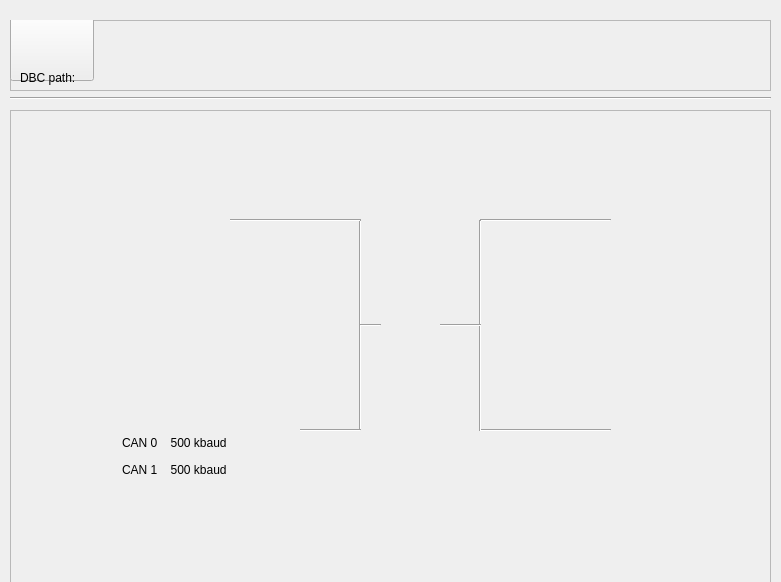
<?xml version="1.0" encoding="UTF-8"?>
<ui version="4.0">
 <class>MainWindow</class>
 <widget class="QMainWindow" name="MainWindow">
  <property name="geometry">
   <rect>
    <x>0</x>
    <y>0</y>
    <width>781</width>
    <height>582</height>
   </rect>
  </property>
  <property name="maximumSize">
   <size>
    <width>16777215</width>
    <height>16777215</height>
   </size>
  </property>
  <property name="windowTitle">
   <string>MainWindow</string>
  </property>
  <widget class="QWidget" name="centralwidget">
   <widget class="QFrame" name="frame">
    <property name="geometry">
     <rect>
      <x>10</x>
      <y>20</y>
      <width>761</width>
      <height>71</height>
     </rect>
    </property>
    <property name="styleSheet">
     <string notr="true"/>
    </property>
    <property name="frameShape">
     <enum>QFrame::StyledPanel</enum>
    </property>
    <property name="frameShadow">
     <enum>QFrame::Raised</enum>
    </property>
    <widget class="QPushButton" name="Run">
     <property name="geometry">
      <rect>
       <x>90</x>
       <y>0</y>
       <width>44</width>
       <height>51</height>
      </rect>
     </property>
     <property name="minimumSize">
      <size>
       <width>10</width>
       <height>10</height>
      </size>
     </property>
     <property name="styleSheet">
      <string notr="true"> QPushButton#Run {
     background-color: transparent;
     border:none
 }
 QPushButton#Run:pressed {
     background-color: rgb(220,220,220);     
 }
</string>
     </property>
     <property name="text">
      <string/>
     </property>
     <property name="icon">
      <iconset>
       <normaloff>toppng(1).png</normaloff>toppng(1).png</iconset>
     </property>
     <property name="iconSize">
      <size>
       <width>40</width>
       <height>40</height>
      </size>
     </property>
    </widget>
    <widget class="QPushButton" name="Addfile">
     <property name="geometry">
      <rect>
       <x>0</x>
       <y>-10</y>
       <width>84</width>
       <height>71</height>
      </rect>
     </property>
     <property name="minimumSize">
      <size>
       <width>10</width>
       <height>10</height>
      </size>
     </property>
     <property name="styleSheet">
      <string notr="true"> QPushButton#Addfile {
     background-color: transparent;
     border:none
 }
 QPushButton#Addfile:pressed {
     background-color: rgb(220,220,220);     
 }
</string>
     </property>
     <property name="text">
      <string/>
     </property>
     <property name="icon">
      <iconset>
       <normaloff>toppng.png</normaloff>toppng.png</iconset>
     </property>
     <property name="iconSize">
      <size>
       <width>80</width>
       <height>80</height>
      </size>
     </property>
    </widget>
    <widget class="QLabel" name="label">
     <property name="geometry">
      <rect>
       <x>10</x>
       <y>50</y>
       <width>55</width>
       <height>16</height>
      </rect>
     </property>
     <property name="text">
      <string>DBC path:</string>
     </property>
    </widget>
    <widget class="QLineEdit" name="lineEdit">
     <property name="geometry">
      <rect>
       <x>70</x>
       <y>51</y>
       <width>113</width>
       <height>16</height>
      </rect>
     </property>
     <property name="styleSheet">
      <string notr="true">background-color: transparent;
border: none</string>
     </property>
    </widget>
   </widget>
   <widget class="Line" name="line">
    <property name="geometry">
     <rect>
      <x>10</x>
      <y>90</y>
      <width>761</width>
      <height>16</height>
     </rect>
    </property>
    <property name="orientation">
     <enum>Qt::Horizontal</enum>
    </property>
   </widget>
   <widget class="QFrame" name="frame_2">
    <property name="geometry">
     <rect>
      <x>10</x>
      <y>110</y>
      <width>761</width>
      <height>481</height>
     </rect>
    </property>
    <property name="frameShape">
     <enum>QFrame::StyledPanel</enum>
    </property>
    <property name="frameShadow">
     <enum>QFrame::Raised</enum>
    </property>
    <widget class="QPushButton" name="log">
     <property name="geometry">
      <rect>
       <x>120</x>
       <y>50</y>
       <width>101</width>
       <height>111</height>
      </rect>
     </property>
     <property name="styleSheet">
      <string notr="true"> QPushButton#log {
     background-color: transparent;
     border:none
 }
 QPushButton#log:pressed {
     background-color: rgb(220,220,220);     
 }
</string>
     </property>
     <property name="text">
      <string/>
     </property>
     <property name="icon">
      <iconset>
       <normaloff>icons8-log-96.png</normaloff>icons8-log-96.png</iconset>
     </property>
     <property name="iconSize">
      <size>
       <width>70</width>
       <height>70</height>
      </size>
     </property>
    </widget>
    <widget class="Line" name="line_4">
     <property name="geometry">
      <rect>
       <x>340</x>
       <y>110</y>
       <width>20</width>
       <height>211</height>
      </rect>
     </property>
     <property name="orientation">
      <enum>Qt::Vertical</enum>
     </property>
    </widget>
    <widget class="Line" name="line_6">
     <property name="geometry">
      <rect>
       <x>470</x>
       <y>90</y>
       <width>131</width>
       <height>41</height>
      </rect>
     </property>
     <property name="orientation">
      <enum>Qt::Horizontal</enum>
     </property>
    </widget>
    <widget class="Line" name="line_7">
     <property name="geometry">
      <rect>
       <x>470</x>
       <y>300</y>
       <width>131</width>
       <height>41</height>
      </rect>
     </property>
     <property name="orientation">
      <enum>Qt::Horizontal</enum>
     </property>
    </widget>
    <widget class="Line" name="line_8">
     <property name="geometry">
      <rect>
       <x>460</x>
       <y>110</y>
       <width>20</width>
       <height>211</height>
      </rect>
     </property>
     <property name="orientation">
      <enum>Qt::Vertical</enum>
     </property>
    </widget>
    <widget class="QPushButton" name="mode_button">
     <property name="geometry">
      <rect>
       <x>340</x>
       <y>140</y>
       <width>121</width>
       <height>161</height>
      </rect>
     </property>
     <property name="styleSheet">
      <string notr="true">
     background-color: transparent;
     border:none

</string>
     </property>
     <property name="text">
      <string/>
     </property>
     <property name="icon">
      <iconset>
       <normaloff>offline.png</normaloff>
       <normalon>online.png</normalon>
       <selectedoff>offline.png</selectedoff>
       <selectedon>online.png</selectedon>offline.png</iconset>
     </property>
     <property name="iconSize">
      <size>
       <width>100</width>
       <height>100</height>
      </size>
     </property>
     <property name="checkable">
      <bool>true</bool>
     </property>
    </widget>
    <widget class="Line" name="line_9">
     <property name="geometry">
      <rect>
       <x>220</x>
       <y>90</y>
       <width>131</width>
       <height>41</height>
      </rect>
     </property>
     <property name="orientation">
      <enum>Qt::Horizontal</enum>
     </property>
    </widget>
    <widget class="Line" name="line_2">
     <property name="geometry">
      <rect>
       <x>430</x>
       <y>200</y>
       <width>41</width>
       <height>31</height>
      </rect>
     </property>
     <property name="styleSheet">
      <string notr="true">color: black
</string>
     </property>
     <property name="orientation">
      <enum>Qt::Horizontal</enum>
     </property>
    </widget>
    <widget class="Line" name="line_5">
     <property name="geometry">
      <rect>
       <x>350</x>
       <y>200</y>
       <width>21</width>
       <height>31</height>
      </rect>
     </property>
     <property name="orientation">
      <enum>Qt::Horizontal</enum>
     </property>
    </widget>
    <widget class="QPushButton" name="log_path">
     <property name="geometry">
      <rect>
       <x>600</x>
       <y>280</y>
       <width>81</width>
       <height>81</height>
      </rect>
     </property>
     <property name="styleSheet">
      <string notr="true"> QPushButton {
     background-color: transparent;
     border:none
 }
 QPushButton:pressed {
     background-color: rgb(220,220,220);     
 }
</string>
     </property>
     <property name="text">
      <string/>
     </property>
     <property name="icon">
      <iconset>
       <normaloff>logging_file.png</normaloff>logging_file.png</iconset>
     </property>
     <property name="iconSize">
      <size>
       <width>80</width>
       <height>80</height>
      </size>
     </property>
    </widget>
    <widget class="QPushButton" name="print_data">
     <property name="geometry">
      <rect>
       <x>600</x>
       <y>70</y>
       <width>81</width>
       <height>81</height>
      </rect>
     </property>
     <property name="styleSheet">
      <string notr="true"> QPushButton {
     background-color: transparent;
     border:none
 }
 QPushButton:pressed {
     background-color: rgb(220,220,220);     
 }
</string>
     </property>
     <property name="text">
      <string/>
     </property>
     <property name="icon">
      <iconset>
       <normaloff>TRACE.png</normaloff>TRACE.png</iconset>
     </property>
     <property name="iconSize">
      <size>
       <width>70</width>
       <height>70</height>
      </size>
     </property>
    </widget>
    <widget class="QPushButton" name="CAN_bus">
     <property name="geometry">
      <rect>
       <x>100</x>
       <y>240</y>
       <width>149</width>
       <height>70</height>
      </rect>
     </property>
     <property name="styleSheet">
      <string notr="true"> QPushButton#CAN_bus {
     background-color: transparent;
     border:none
 }
 QPushButton#CAN_bus:pressed {
     background-color: rgb(220,220,220);     
 }
</string>
     </property>
     <property name="text">
      <string/>
     </property>
     <property name="icon">
      <iconset>
       <normaloff>CAN.png</normaloff>CAN.png</iconset>
     </property>
     <property name="iconSize">
      <size>
       <width>70</width>
       <height>70</height>
      </size>
     </property>
    </widget>
    <widget class="QLineEdit" name="lineEdit_0">
     <property name="geometry">
      <rect>
       <x>110</x>
       <y>323</y>
       <width>149</width>
       <height>20</height>
      </rect>
     </property>
     <property name="styleSheet">
      <string notr="true">background-color: transparent;
border: none</string>
     </property>
     <property name="text">
      <string>CAN 0    500 kbaud</string>
     </property>
    </widget>
    <widget class="QLineEdit" name="lineEdit_1">
     <property name="geometry">
      <rect>
       <x>110</x>
       <y>350</y>
       <width>149</width>
       <height>20</height>
      </rect>
     </property>
     <property name="styleSheet">
      <string notr="true">background-color: transparent;
border: none</string>
     </property>
     <property name="text">
      <string>CAN 1    500 kbaud</string>
     </property>
    </widget>
    <widget class="Line" name="line_10">
     <property name="geometry">
      <rect>
       <x>290</x>
       <y>300</y>
       <width>61</width>
       <height>41</height>
      </rect>
     </property>
     <property name="orientation">
      <enum>Qt::Horizontal</enum>
     </property>
    </widget>
   </widget>
  </widget>
 </widget>
 <resources/>
 <connections/>
</ui>
